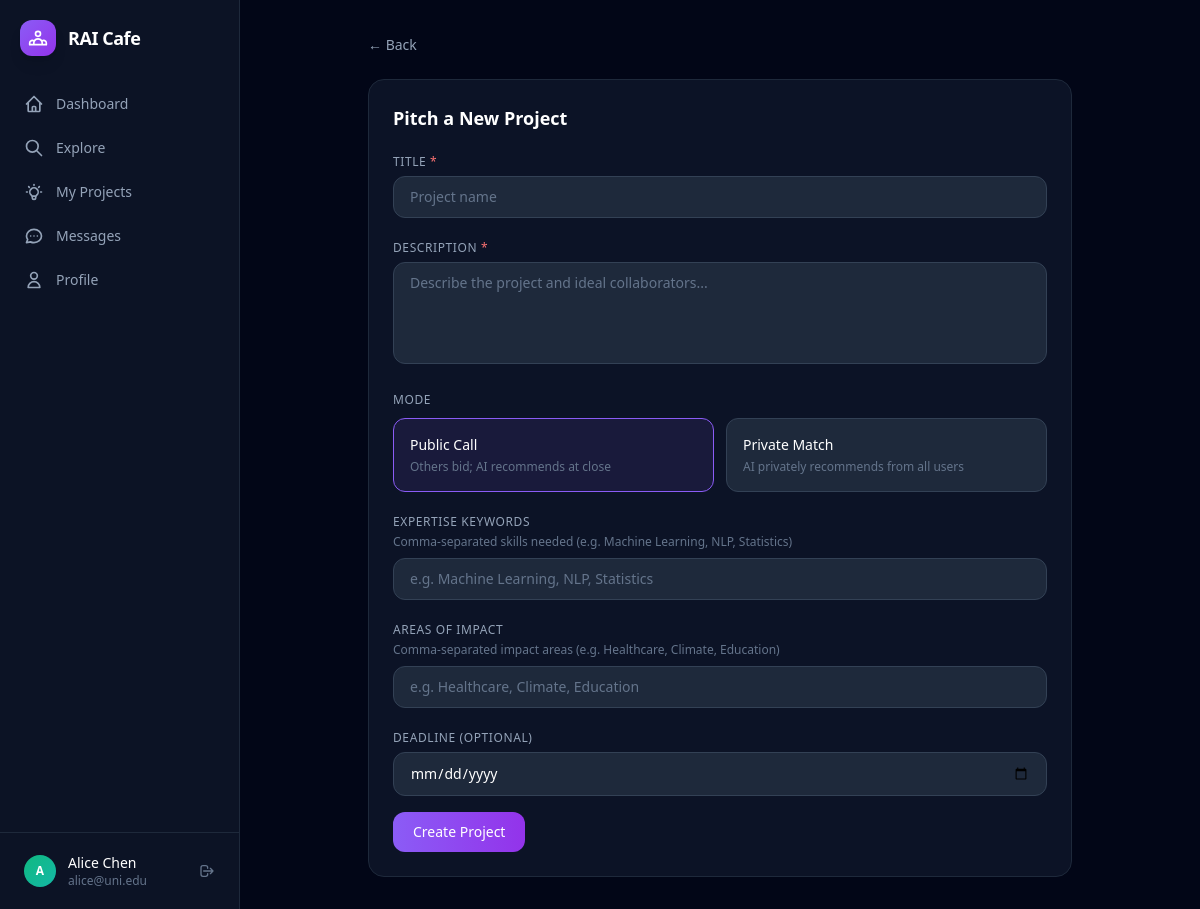
Page /projects/new (signed in) on the committed database.
### models.py (models this page shows, shortened)
class User(UserMixin, db.Model):
    id = db.Column(db.Integer, primary_key=True)
    email = db.Column(db.String(120), unique=True, nullable=False)
    password_hash = db.Column(db.String(256), nullable=False)
    name = db.Column(db.String(100), nullable=False)
    bio = db.Column(db.Text, default="")
    website = db.Column(db.String(300), default="")
    linkedin = db.Column(db.String(300), default="")
    scholar = db.Column(db.String(300), default="")
    expertise_keywords = db.Column(db.String(500), default="")
    research_interests = db.Column(db.String(500), default="")
    role = db.Column(db.String(20), default="user")
    status = db.Column(db.String(20), default="pending")
    created_at = db.Column(db.DateTime, default=lambda: datetime.now(timezone.utc))
    projects = db.relationship("Project", backref="owner", lazy=True)
    bids = db.relationship("Bid", backref="bidder", lazy=True)
    @property
    def initials(self):
        return self.name[0].upper() if self.name else "?"
    @property
    def avatar_color(self):
        colors = [
            "from-violet-500 to-purple-600",
            "from-blue-500 to-cyan-500",
            "from-emerald-500 to-teal-500",
            "from-amber-500 to-orange-500",
            "from-rose-500 to-pink-500",
            "from-indigo-500 to-blue-500",
        ]
        return colors[sum(ord(c) for c in str(self.id)) % len(colors)]

### app.py (the view, shortened to what this page needs)
@app.route("/projects/new", methods=["GET", "POST"])
@login_required
def new_project():
    return render_template("new_project.html")

### app.py (called while the page is built)
@login_manager.user_loader
def load_user(user_id):
    return db.session.get(User, int(user_id))

@app.context_processor
def inject_globals():
    unread = 0
    pending_count = 0
    if current_user.is_authenticated:
        unread = Message.query.filter_by(to_id=current_user.id, read=False).count()
        if current_user.role == "admin":
            pending_count = User.query.filter_by(status="pending").count()
    return dict(unread_count=unread, pending_user_count=pending_count)

### templates/new_project.html (shortened to what this page needs)
{% extends "base.html" %}
{% block content %}
<div class="max-w-3xl mx-auto p-8">
  <a href="{{ url_for('my_projects') }}" class="text-slate-400 hover:text-white text-sm mb-6 inline-block">&larr; Back</a>
  <div class="bg-slate-900/80 border border-slate-800 rounded-2xl p-6">
    <h2 class="text-lg font-bold mb-4">Pitch a New Project</h2>
    <form method="POST" class="space-y-4">
      <div><label class="text-xs font-medium text-slate-400 uppercase tracking-wider">Title <span class="text-red-400">*</span></label><input name="title" required class="w-full mt-1 bg-slate-800 border border-slate-700 rounded-xl px-4 py-2.5 text-white placeholder-slate-500 focus:outline-none focus:ring-2 focus:ring-violet-500/50 transition text-sm" placeholder="Project name"></div>
      <div><label class="text-xs font-medium text-slate-400 uppercase tracking-wider">Description <span class="text-red-400">*</span></label><textarea name="description" required rows="4" class="w-full mt-1 bg-slate-800 border border-slate-700 rounded-xl px-4 py-2.5 text-white placeholder-slate-500 focus:outline-none focus:ring-2 focus:ring-violet-500/50 transition text-sm resize-none" placeholder="Describe the project and ideal collaborators..."></textarea></div>
      <div><label class="text-xs font-medium text-slate-400 uppercase tracking-wider">Mode</label>
        <div class="flex gap-3 mt-2">
          <label class="flex-1 cursor-pointer"><input type="radio" name="mode" value="public" checked class="hidden peer">
            <div class="p-4 rounded-xl border border-slate-700 bg-slate-800 peer-checked:border-violet-500 peer-checked:bg-violet-500/10 transition"><p class="font-medium text-sm">Public Call</p><p class="text-xs text-slate-500 mt-1">Others bid; AI recommends at close</p></div></label>
          <label class="flex-1 cursor-pointer"><input type="radio" name="mode" value="private" class="hidden peer">
            <div class="p-4 rounded-xl border border-slate-700 bg-slate-800 peer-checked:border-violet-500 peer-checked:bg-violet-500/10 transition"><p class="font-medium text-sm">Private Match</p><p class="text-xs text-slate-500 mt-1">AI privately recommends from all users</p></div></label>
        </div>
      </div>
      <div>
        <label class="text-xs font-medium text-slate-400 uppercase tracking-wider">Expertise Keywords</label>
        <p class="text-xs text-slate-500 mt-0.5 mb-1">Comma-separated skills needed (e.g. Machine Learning, NLP, Statistics)</p>
        <input name="expertise_keywords" class="w-full mt-1 bg-slate-800 border border-slate-700 rounded-xl px-4 py-2.5 text-white placeholder-slate-500 focus:outline-none focus:ring-2 focus:ring-violet-500/50 transition text-sm" placeholder="e.g. Machine Learning, NLP, Statistics">
      </div>
      <div>
        <label class="text-xs font-medium text-slate-400 uppercase tracking-wider">Areas of Impact</label>
        <p class="text-xs text-slate-500 mt-0.5 mb-1">Comma-separated impact areas (e.g. Healthcare, Climate, Education)</p>
        <input name="impact_areas" class="w-full mt-1 bg-slate-800 border border-slate-700 rounded-xl px-4 py-2.5 text-white placeholder-slate-500 focus:outline-none focus:ring-2 focus:ring-violet-500/50 transition text-sm" placeholder="e.g. Healthcare, Climate, Education">
      </div>
      <div><label class="text-xs font-medium text-slate-400 uppercase tracking-wider">Deadline (optional)</label><input name="deadline" type="date" class="w-full mt-1 bg-slate-800 border border-slate-700 rounded-xl px-4 py-2.5 text-white focus:outline-none focus:ring-2 focus:ring-violet-500/50 transition text-sm"></div>
      <button type="submit" class="bg-gradient-to-r from-violet-500 to-purple-600 text-white font-medium px-5 py-2.5 rounded-xl hover:opacity-90 transition text-sm">Create Project</button>
    </form>
  </div>
</div>
{% endblock %}

### templates/base.html (shortened to what this page needs)
<!DOCTYPE html>
<html lang="en" class="h-full">
<head>
  <script src="https://cdn.tailwindcss.com"></script>
</head>
<body class="h-full bg-slate-950 text-white">
{% if current_user.is_authenticated %}
<div class="flex h-full min-h-screen">
  <aside class="w-60 bg-slate-900/80 border-r border-slate-800 flex flex-col shrink-0 fixed h-full z-10">
    <a href="{{ url_for('dashboard') }}" class="p-5 flex items-center gap-3">
      <div class="w-9 h-9 rounded-xl bg-gradient-to-br from-violet-500 to-purple-600 flex items-center justify-center shadow-lg">
      </div>
      <span class="text-lg font-bold tracking-tight">RAI Cafe</span>
    </a>
    <nav class="flex-1 px-3 space-y-1 mt-2">
      {% for ep, label, d in nav %}
      <a href="{{ url_for(ep) }}" class="flex items-center gap-3 px-3 py-2.5 rounded-xl text-sm font-medium transition {% if request.endpoint == ep %}bg-violet-500/15 text-violet-300{% else %}text-slate-400 hover:bg-slate-800 hover:text-slate-200{% endif %}">
        <svg class="w-5 h-5 shrink-0" fill="none" stroke="currentColor" stroke-width="2" viewBox="0 0 24 24"><path stroke-linecap="round" stroke-linejoin="round" d="{{ d }}"/></svg>
        {{ label }}
      </a>
      {% endfor %}
    </nav>
    <div class="p-3 border-t border-slate-800">
      <div class="flex items-center gap-3 px-3 py-2">
        <div class="w-8 h-8 rounded-full bg-gradient-to-br {{ current_user.avatar_color }} flex items-center justify-center text-white text-xs font-bold">{{ current_user.initials }}</div>
        <div class="flex-1 min-w-0"><p class="text-sm font-medium truncate">{{ current_user.name }}</p><p class="text-xs text-slate-500 truncate">{{ current_user.email }}</p></div>
        <a href="{{ url_for('logout') }}" class="text-slate-500 hover:text-red-400 transition" title="Sign out">
          <svg class="w-4 h-4" fill="none" stroke="currentColor" stroke-width="2" viewBox="0 0 24 24"><path stroke-linecap="round" stroke-linejoin="round" d="M17 16l4-4m0 0l-4-4m4 4H7m6 4v1a3 3 0 01-3 3H6a3 3 0 01-3-3V7a3 3 0 013-3h4a3 3 0 013 3v1"/></svg>
        </a>
      </div>
    </div>
  </aside>
  <main class="flex-1 ml-60 overflow-y-auto min-h-screen">
    {% block content %}{% endblock %}
  </main>
</div>
{% else %}
{% block public_content %}{% endblock %}
{% endif %}
</body>
</html>

### rows in the picture
User: initials "A", name "Alice Chen", email "alice@uni.edu"

### other values in the picture
{{ label }} "Dashboard" "Explore" "My Projects" "Messages" "Profile"
